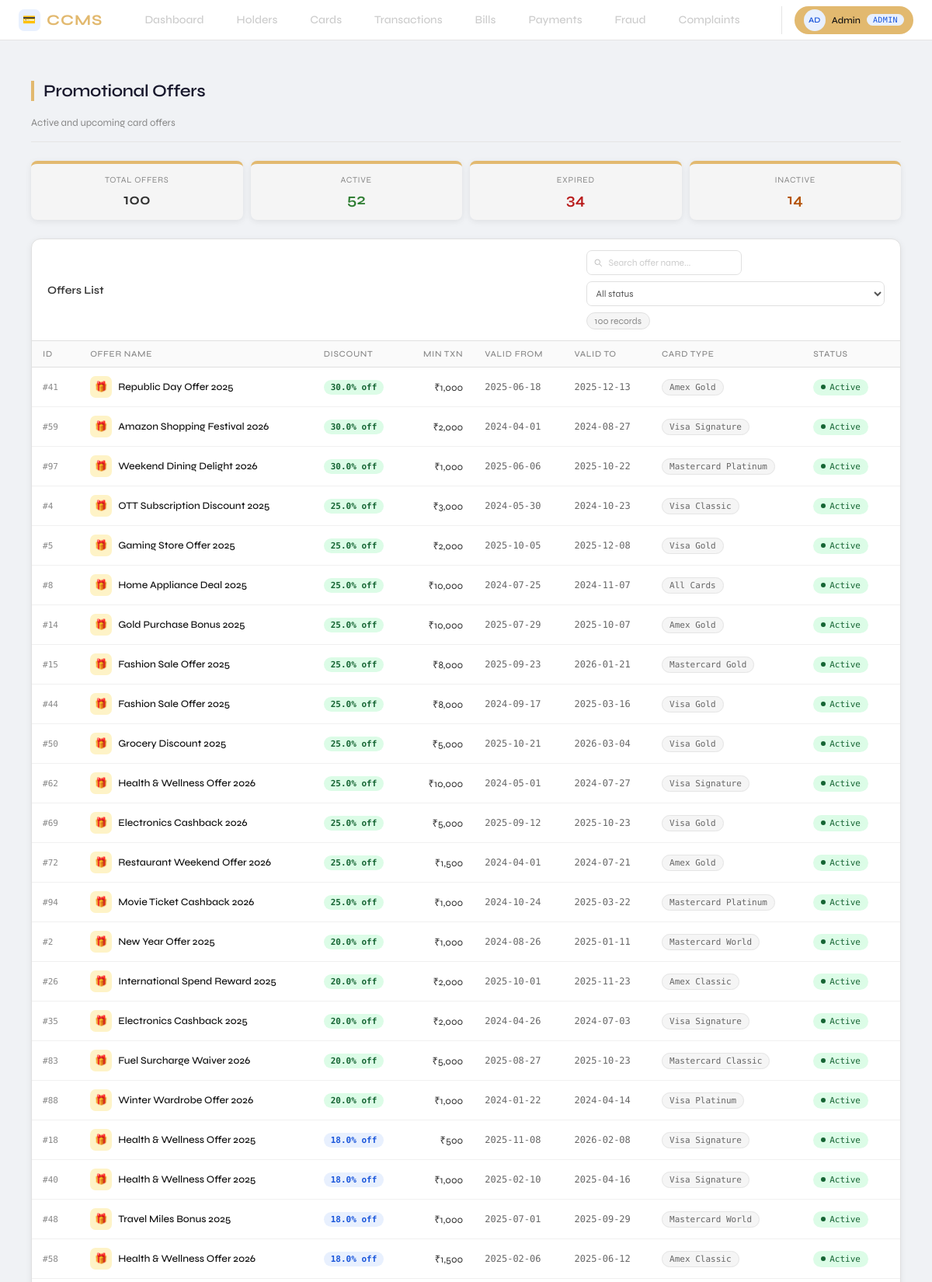
The app's page /admin/offers (signed in, upper part) with its own data.
### tables this page shows
CREATE TABLE OFFERS(
        Offer_id        INTEGER PRIMARY KEY AUTOINCREMENT,
        Offer_name      TEXT NOT NULL,
        Discount_pct    REAL NOT NULL CHECK(Discount_pct BETWEEN 1 AND 100),
        Min_txn_amt     REAL NOT NULL,
        Valid_from      TEXT NOT NULL,
        Valid_to        TEXT NOT NULL,
        Card_type       TEXT NOT NULL,
        Offer_status    TEXT NOT NULL CHECK(Offer_status IN ('Active','Expired','Inactive')) );

### app.py (the view)
@app.route('/admin/offers')
@login_required
@role_required('admin')
def admin_offers():
    db = get_db()
    offers = db.execute("SELECT * FROM OFFERS ORDER BY Offer_status, Discount_pct DESC").fetchall()
    db.close()
    return render_template('admin/offers.html', offers=offers)

### app.py (called while the page is built)
def get_db():
    conn = sqlite3.connect(DB)
    conn.row_factory = sqlite3.Row
    conn.execute("PRAGMA foreign_keys = ON")
    return conn

def login_required(f):
    @wraps(f)
    def decorated(*args, **kwargs):
        if 'user_id' not in session:
            flash('Please login first.', 'warning')
            return redirect(url_for('login'))
        return f(*args, **kwargs)
    return decorated

def role_required(*roles):
    def decorator(f):
        @wraps(f)
        def decorated(*args, **kwargs):
            if session.get('role') not in roles:
                flash('Access denied.', 'danger')
                return redirect(url_for('login'))
            return f(*args, **kwargs)
        return decorated
    return decorator

### templates/admin/offers.html (shortened to what this page needs)
{% extends "base.html" %}
{% block content %}
<div class="wrap">
  <div class="page-header">
    <div>
      <div class="page-title">Promotional Offers</div>
      <div class="page-sub">Active and upcoming card offers</div>
    </div>
  </div>
  <div class="stats-row">
    <div class="stat-card">
      <div class="stat-label">Total Offers</div>
      <div class="stat-val">{{ offers|length }}</div>
    </div>
    <div class="stat-card">
      <div class="stat-label">Active</div>
      <div class="stat-val success">{{ offers|selectattr('Offer_status','eq','Active')|list|length }}</div>
    </div>
    <div class="stat-card">
      <div class="stat-label">Expired</div>
      <div class="stat-val danger">{{ offers|selectattr('Offer_status','eq','Expired')|list|length }}</div>
    </div>
    <div class="stat-card">
      <div class="stat-label">Inactive</div>
      <div class="stat-val warning">{{ offers|selectattr('Offer_status','eq','Inactive')|list|length }}</div>
    </div>
  </div>
  <div class="card">
    <div class="card-head">
      <span class="card-head-title">Offers List</span>
      <div class="card-head-right">
        <div class="search-wrap">
          <input type="text" id="searchInput" placeholder="Search offer name..."
                 oninput="filterTable()">
        </div>
        <select id="statusFilter" onchange="filterTable()" class="filter-select">
          <option value="">All status</option>
        </select>
        <span class="record-count" id="visibleCount">{{ offers|length }} records</span>
      </div>
    </div>
    <div class="table-scroll">
      <table id="offersTable">
        <thead>
          <tr>
            <th>ID</th>
            <th>Offer Name</th>
            <th>Discount</th>
            <th style="text-align:right">Min Txn</th>
            <th>Valid From</th>
            <th>Valid To</th>
            <th>Card Type</th>
            <th>Status</th>
          </tr>
        </thead>
        <tbody>
          {% for o in offers %}
          <tr data-name="{{ o.Offer_name|lower }}"
              data-status="{{ o.Offer_status }}">
            <td><span class="holder-id">#{{ o.Offer_id }}</span></td>
            <td>
              <div class="offer-name-wrap">
                <div class="offer-icon">🎁</div>
                <span class="offer-name">{{ o.Offer_name }}</span>
              </div>
            </td>
            <td>
              <span class="discount-pill
                {% if o.Discount_pct >= 20 %}disc-high
                {% elif o.Discount_pct >= 10 %}disc-mid
                {% else %}disc-low{% endif %}">
                {{ o.Discount_pct }}% off
              </span>
            </td>
            <td style="text-align:right">
              <span class="amount">₹{{ "{:,.0f}".format(o.Min_txn_amt) }}</span>
            </td>
            <td><span class="mono">{{ o.Valid_from }}</span></td>
            <td><span class="mono">{{ o.Valid_to }}</span></td>
            <td><span class="type-pill">{{ o.Card_type }}</span></td>
            <td>
              <span class="badge
                {% if o.Offer_status == 'Active' %}badge-success
                {% elif o.Offer_status == 'Expired' %}badge-danger
                {% else %}badge-warning{% endif %}">
                {{ o.Offer_status }}
              </span>
            </td>
          </tr>
          {% endfor %}
        </tbody>
      </table>
    </div>
  </div>
</div>
{% endblock %}

### static/style.css (style rules this page uses)
* { box-sizing: border-box; margin: 0; padding: 0; }
body { font-family: 'Segoe UI', sans-serif; background: #f0f2f5; color: #333; }
.page-title { font-size: 1.5rem; font-weight: 700; margin-bottom: 20px; color: #1a1a2e; border-left: 4px solid #e2b96f; padding-left: 12px; }
.stat-card { background: #fff; border-radius: 12px; padding: 20px; text-align: center; box-shadow: 0 2px 8px rgba(0,0,0,0.08); border-top: 4px solid #e2b96f; }
.card { background: #fff; border-radius: 12px; box-shadow: 0 2px 8px rgba(0,0,0,0.07); overflow: hidden; margin-bottom: 24px; }
table { width: 100%; border-collapse: collapse; font-size: 0.88rem; }
th { background: #f8f9fa; padding: 12px 14px; text-align: left; font-weight: 600; color: #555; border-bottom: 2px solid #e8e8e8; white-space: nowrap; }
td { padding: 11px 14px; border-bottom: 1px solid #f0f0f0; vertical-align: middle; }
.badge { display: inline-block; padding: 3px 10px; border-radius: 12px; font-size: 0.75rem; font-weight: 600; }
.badge-success { background: #d4edda; color: #155724; }
input, select, textarea { padding: 9px 12px; border: 1.5px solid #ddd; border-radius: 8px; font-size: 0.88rem; width: 100%; }
.wrap { font-family: 'Syne', sans-serif; padding: 1.5rem 1rem; }
.page-header { display: flex; align-items: flex-end; justify-content: space-between; margin-bottom: 1.5rem; padding-bottom: 1rem; border-bottom: 0.5px solid #e5e5e5; }
.page-title { font-size: 22px; font-weight: 600; letter-spacing: -0.3px; }
.page-sub { font-size: 13px; color: #888; margin-top: 3px; }
.stats-row { display: grid; grid-template-columns: repeat(4, minmax(0, 1fr)); gap: 10px; margin-bottom: 1.5rem; }
.stat-card { background: #f5f5f5; border-radius: 8px; padding: 14px 16px; }
.stat-label { font-size: 11px; letter-spacing: 0.06em; text-transform: uppercase; color: #888; margin-bottom: 6px; }
.stat-val { font-size: 20px; font-weight: 600; }
.stat-val.success { color: #2e7d32; }
.stat-val.warning { color: #b45309; }
.stat-val.danger { color: #b91c1c; }
.card { background: #fff; border: 0.5px solid #e0e0e0; border-radius: 12px; overflow: hidden; }
.card-head { display: flex; align-items: center; justify-content: space-between; padding: 14px 20px; border-bottom: 0.5px solid #e0e0e0; }
.card-head-title { font-size: 14px; font-weight: 600; }
.record-count { font-size: 12px; color: #888; background: #f5f5f5; padding: 3px 10px; border-radius: 20px; border: 0.5px solid #e0e0e0; }
.table-scroll { overflow-x: auto; }
table { width: 100%; border-collapse: collapse; font-size: 13px; }
thead th { text-align: left; font-size: 11px; font-weight: 500; letter-spacing: 0.06em; text-transform: uppercase; color: #888; padding: 10px 14px; background: #fafafa; border-bottom: 0.5px solid #e0e0e0; white-space: nowrap; }
tbody tr { border-bottom: 0.5px solid #f0f0f0; transition: background 0.1s; }
tbody td { padding: 11px 14px; vertical-align: middle; white-space: nowrap; }
.holder-id { font-family: 'DM Mono', monospace; font-size: 11px; color: #888; }
.mono { font-family: 'DM Mono', monospace; font-size: 12px; color: #666; }
.badge { display: inline-flex; align-items: center; gap: 5px; font-size: 11px; font-weight: 500; padding: 4px 10px; border-radius: 20px; font-family: 'DM Mono', monospace; }
.badge::before { content: ''; display: inline-block; width: 6px; height: 6px; border-radius: 50%; }
.badge-success { background: #dcfce7; color: #166534; }
.badge-success::before { background: #166534; }
.type-pill { font-size: 11px; font-weight: 500; padding: 3px 9px; border-radius: 20px; background: #f5f5f5; border: 0.5px solid #e5e5e5; color: #666; font-family: 'DM Mono', monospace; white-space: nowrap; }

### records on screen
OFFERS: Offer_id "41", Offer_name "Republic Day Offer 2025", Discount_pct "30.0", Min_txn_amt "1,000", Valid_from "2025-06-18", Valid_to "2025-12-13", Card_type "Amex Gold", Offer_status "Active"
OFFERS: Offer_id "59", Offer_name "Amazon Shopping Festival 2026", Discount_pct "30.0", Min_txn_amt "2,000", Valid_from "2024-04-01", Valid_to "2024-08-27", Card_type "Visa Signature", Offer_status "Active"
OFFERS: Offer_id "97", Offer_name "Weekend Dining Delight 2026", Discount_pct "30.0", Min_txn_amt "1,000", Valid_from "2025-06-06", Valid_to "2025-10-22", Card_type "Mastercard Platinum", Offer_status "Active"
OFFERS: Offer_id "4", Offer_name "OTT Subscription Discount 2025", Discount_pct "25.0", Min_txn_amt "3,000", Valid_from "2024-05-30", Valid_to "2024-10-23", Card_type "Visa Classic", Offer_status "Active"
OFFERS: Offer_id "5", Offer_name "Gaming Store Offer 2025", Discount_pct "25.0", Min_txn_amt "2,000", Valid_from "2025-10-05", Valid_to "2025-12-08", Card_type "Visa Gold", Offer_status "Active"
OFFERS: Offer_id "8", Offer_name "Home Appliance Deal 2025", Discount_pct "25.0", Min_txn_amt "10,000", Valid_from "2024-07-25", Valid_to "2024-11-07", Card_type "All Cards", Offer_status "Active"
OFFERS: Offer_id "14", Offer_name "Gold Purchase Bonus 2025", Discount_pct "25.0", Min_txn_amt "10,000", Valid_from "2025-07-29", Valid_to "2025-10-07", Card_type "Amex Gold", Offer_status "Active"
OFFERS: Offer_id "15", Offer_name "Fashion Sale Offer 2025", Discount_pct "25.0", Min_txn_amt "8,000", Valid_from "2025-09-23", Valid_to "2026-01-21", Card_type "Mastercard Gold", Offer_status "Active"
OFFERS: Offer_id "44", Offer_name "Fashion Sale Offer 2025", Discount_pct "25.0", Min_txn_amt "8,000", Valid_from "2024-09-17", Valid_to "2025-03-16", Card_type "Visa Gold", Offer_status "Active"
OFFERS: Offer_id "50", Offer_name "Grocery Discount 2025", Discount_pct "25.0", Min_txn_amt "5,000", Valid_from "2025-10-21", Valid_to "2026-03-04", Card_type "Visa Gold", Offer_status "Active"
OFFERS: Offer_id "62", Offer_name "Health & Wellness Offer 2026", Discount_pct "25.0", Min_txn_amt "10,000", Valid_from "2024-05-01", Valid_to "2024-07-27", Card_type "Visa Signature", Offer_status "Active"
OFFERS: Offer_id "69", Offer_name "Electronics Cashback 2026", Discount_pct "25.0", Min_txn_amt "5,000", Valid_from "2025-09-12", Valid_to "2025-10-23", Card_type "Visa Gold", Offer_status "Active"
OFFERS: Offer_id "72", Offer_name "Restaurant Weekend Offer 2026", Discount_pct "25.0", Min_txn_amt "1,500", Valid_from "2024-04-01", Valid_to "2024-07-21", Card_type "Amex Gold", Offer_status "Active"
OFFERS: Offer_id "94", Offer_name "Movie Ticket Cashback 2026", Discount_pct "25.0", Min_txn_amt "1,000", Valid_from "2024-10-24", Valid_to "2025-03-22", Card_type "Mastercard Platinum", Offer_status "Active"
OFFERS: Offer_id "2", Offer_name "New Year Offer 2025", Discount_pct "20.0", Min_txn_amt "1,000", Valid_from "2024-08-26", Valid_to "2025-01-11", Card_type "Mastercard World", Offer_status "Active"
OFFERS: Offer_id "26", Offer_name "International Spend Reward 2025", Discount_pct "20.0", Min_txn_amt "2,000", Valid_from "2025-10-01", Valid_to "2025-11-23", Card_type "Amex Classic", Offer_status "Active"
OFFERS: Offer_id "35", Offer_name "Electronics Cashback 2025", Discount_pct "20.0", Min_txn_amt "2,000", Valid_from "2024-04-26", Valid_to "2024-07-03", Card_type "Visa Signature", Offer_status "Active"
OFFERS: Offer_id "83", Offer_name "Fuel Surcharge Waiver 2026", Discount_pct "20.0", Min_txn_amt "5,000", Valid_from "2025-08-27", Valid_to "2025-10-23", Card_type "Mastercard Classic", Offer_status "Active"
OFFERS: Offer_id "88", Offer_name "Winter Wardrobe Offer 2026", Discount_pct "20.0", Min_txn_amt "1,000", Valid_from "2024-01-22", Valid_to "2024-04-14", Card_type "Visa Platinum", Offer_status "Active"
OFFERS: Offer_id "18", Offer_name "Health & Wellness Offer 2025", Discount_pct "18.0", Min_txn_amt "500", Valid_from "2025-11-08", Valid_to "2026-02-08", Card_type "Visa Signature", Offer_status "Active"
OFFERS: Offer_id "40", Offer_name "Health & Wellness Offer 2025", Discount_pct "18.0", Min_txn_amt "1,000", Valid_from "2025-02-10", Valid_to "2025-04-16", Card_type "Visa Signature", Offer_status "Active"
OFFERS: Offer_id "48", Offer_name "Travel Miles Bonus 2025", Discount_pct "18.0", Min_txn_amt "1,000", Valid_from "2025-07-01", Valid_to "2025-09-29", Card_type "Mastercard World", Offer_status "Active"
OFFERS: Offer_id "58", Offer_name "Health & Wellness Offer 2026", Discount_pct "18.0", Min_txn_amt "1,500", Valid_from "2025-02-06", Valid_to "2025-06-12", Card_type "Amex Classic", Offer_status "Active"

### other values on screen
{{ session.username[0]|upper }} "A"
{{ session.username[1]|upper if session.username|length > 1 else '' }} "D"
{{ session.username|capitalize }} "Admin"
{{ session.role }} "ADMIN"
{{ offers|length }} "100"
{{ offers|selectattr('Offer_status','eq','Active')|list|length }} "52"
{{ offers|selectattr('Offer_status','eq','Expired')|list|length }} "34"
{{ offers|selectattr('Offer_status','eq','Inactive')|list|length }} "14"
